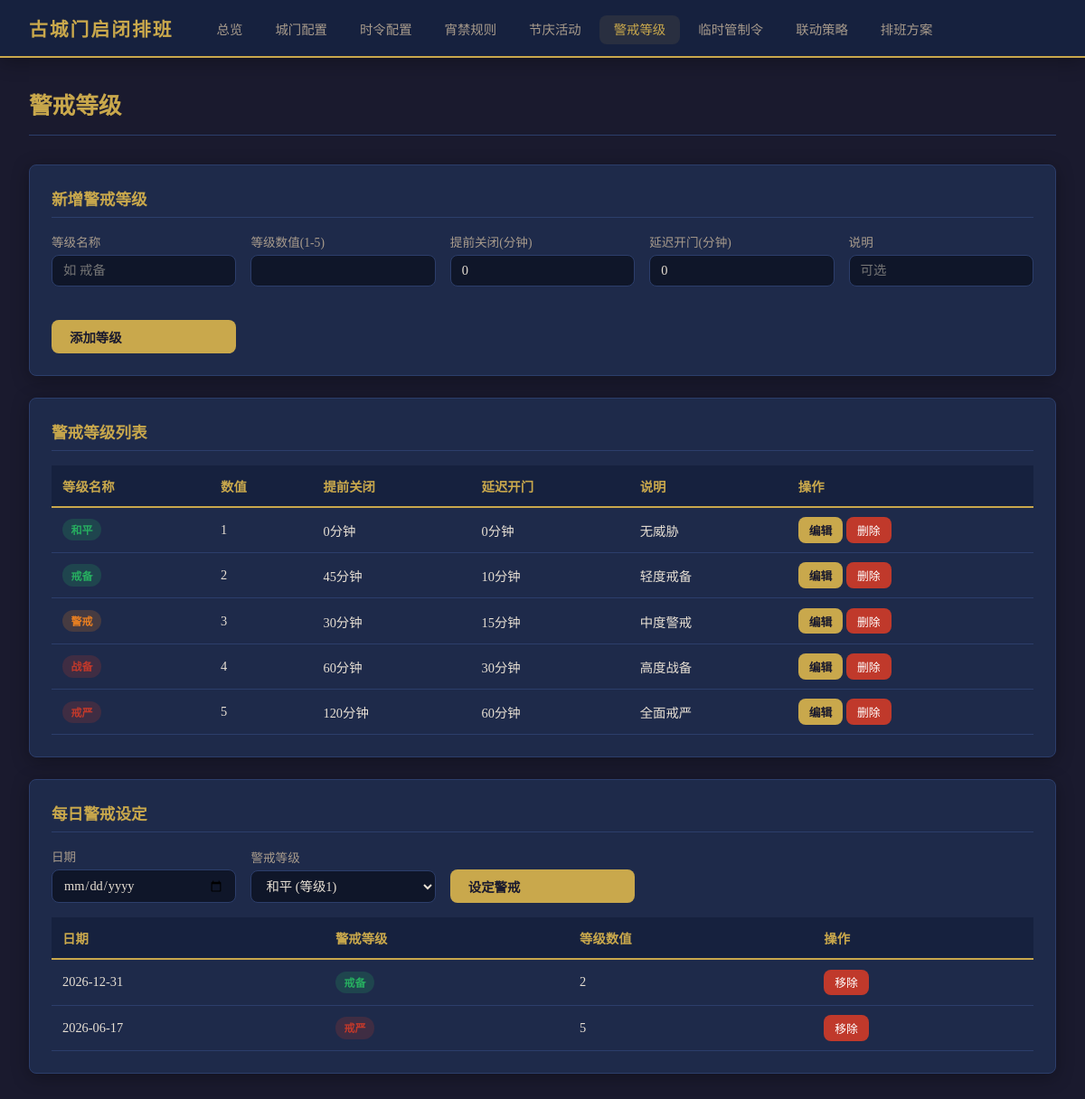
Screenshot of /alerts with the database file from the repository.
### tables this page shows
CREATE TABLE alert_levels (
            id INTEGER PRIMARY KEY AUTOINCREMENT,
            level_name TEXT UNIQUE NOT NULL,
            level_value INTEGER UNIQUE NOT NULL CHECK(level_value BETWEEN 1 AND 5),
            close_advance_minutes INTEGER NOT NULL DEFAULT 0,
            open_delay_minutes INTEGER NOT NULL DEFAULT 0,
            description TEXT DEFAULT ''
        );

CREATE TABLE daily_alerts (
            id INTEGER PRIMARY KEY AUTOINCREMENT,
            alert_date TEXT NOT NULL,
            alert_level_id INTEGER NOT NULL,
            FOREIGN KEY (alert_level_id) REFERENCES alert_levels(id) ON DELETE CASCADE,
            UNIQUE(alert_date)
        );

### main.py (the view)
@app.get("/alerts", response_class=HTMLResponse)
async def alerts_page(request: Request, error: str = None):
    conn = get_db()
    levels = conn.execute("SELECT * FROM alert_levels ORDER BY level_value").fetchall()
    daily_alerts = conn.execute(
        "SELECT da.*, al.level_name, al.level_value FROM daily_alerts da JOIN alert_levels al ON da.alert_level_id = al.id ORDER BY da.alert_date DESC"
    ).fetchall()
    conn.close()
    return templates.TemplateResponse("alerts.html", {
        "request": request,
        "levels": levels,
        "daily_alerts": daily_alerts,
        "active_page": "alerts",
        "error_msg": error,
    })

### templates/alerts.html (shortened to what this page needs)
{% extends "base.html" %}
{% block content %}
<div class="page-header">
    <h1>警戒等级</h1>
</div>
<div class="card">
    <h2>新增警戒等级</h2>
    <form action="/alerts/level/add" method="post" class="form-grid">
        <div class="form-group">
            <label>等级名称</label>
            <input type="text" name="level_name" required placeholder="如 戒备">
        </div>
        <div class="form-group">
            <label>等级数值(1-5)</label>
            <input type="number" name="level_value" min="1" max="5" required>
        </div>
        <div class="form-group">
            <label>提前关闭(分钟)</label>
            <input type="number" name="close_advance_minutes" min="0" value="0">
        </div>
        <div class="form-group">
            <label>延迟开门(分钟)</label>
            <input type="number" name="open_delay_minutes" min="0" value="0">
        </div>
        <div class="form-group">
            <label>说明</label>
            <input type="text" name="description" placeholder="可选">
        </div>
        <div class="form-group">
            <label>&nbsp;</label>
            <button type="submit" class="btn btn-primary">添加等级</button>
        </div>
    </form>
</div>
<div class="card">
    <h2>警戒等级列表</h2>
    <div class="table-responsive">
        <table>
            <thead>
                <tr>
                    <th>等级名称</th>
                    <th>数值</th>
                    <th>提前关闭</th>
                    <th>延迟开门</th>
                    <th>说明</th>
                    <th>操作</th>
                </tr>
            </thead>
            <tbody>
                {% for l in levels %}
                <tr>
                    <td><span class="badge {% if l.level_value >= 4 %}badge-red{% elif l.level_value >= 3 %}badge-orange{% else %}badge-green{% endif %}">{{ l.level_name }}</span></td>
                    <td>{{ l.level_value }}</td>
                    <td>{{ l.close_advance_minutes }}分钟</td>
                    <td>{{ l.open_delay_minutes }}分钟</td>
                    <td>{{ l.description or '-' }}</td>
                    <td>
                        <button type="button" class="btn btn-primary btn-sm" onclick="openEditModal({{ l.id }}, '{{ l.level_name }}', {{ l.level_value }}, {{ l.close_advance_minutes }}, {{ l.open_delay_minutes }}, '{{ l.description or '' }}')">编辑</button>
                        <form action="/alerts/level/delete/{{ l.id }}" method="post" style="display:inline;"
                              onsubmit="return confirm('确定删除等级 {{ l.level_name }}？')">
                            <button type="submit" class="btn btn-danger btn-sm">删除</button>
                        </form>
                    </td>
                </tr>
                {% endfor %}
            </tbody>
        </table>
    </div>
</div>
<div class="card">
    <h2>每日警戒设定</h2>
    <form action="/alerts/daily/add" method="post" class="form-grid">
        <div class="form-group">
            <label>日期</label>
            <input type="date" name="alert_date" required>
        </div>
        <div class="form-group">
            <label>警戒等级</label>
            <select name="alert_level_id" required>
                {% for l in levels %}
                <option value="{{ l.id }}">{{ l.level_name }} (等级{{ l.level_value }})</option>
                {% endfor %}
            </select>
        </div>
        <div class="form-group">
            <label>&nbsp;</label>
            <button type="submit" class="btn btn-primary">设定警戒</button>
        </div>
    </form>
    <div class="table-responsive" style="margin-top:1rem;">
        <table>
            <thead>
                <tr>
                    <th>日期</th>
                    <th>警戒等级</th>
                    <th>等级数值</th>
                    <th>操作</th>
                </tr>
            </thead>
            <tbody>
                {% for d in daily_alerts %}
                <tr>
                    <td>{{ d.alert_date }}</td>
                    <td><span class="badge {% if d.level_value >= 4 %}badge-red{% elif d.level_value >= 3 %}badge-orange{% else %}badge-green{% endif %}">{{ d.level_name }}</span></td>
                    <td>{{ d.level_value }}</td>
                    <td>
                        <form action="/alerts/daily/delete/{{ d.id }}" method="post" style="display:inline;"
                              onsubmit="return confirm('确定移除该日警戒设定？')">
                            <button type="submit" class="btn btn-danger btn-sm">移除</button>
                        </form>
                    </td>
                </tr>
                {% endfor %}
            </tbody>
        </table>
    </div>
</div>
{% endblock %}

### static/css/style.css (style rules this page uses)
:root { --bg-primary: #1a1a2e; --bg-secondary: #16213e; --bg-card: #1e2a4a; --bg-input: #0f1629; --text-primary: #e8e0d4; --text-secondary: #a89b8c; --accent-gold: #c9a84c; --accent-red: #c0392b; --accent-green: #27ae60; --accent-blue: #2980b9; --accent-orange: #e67e22; --accent-purple: #8e44ad; --border-color: #2c3e6b; --shadow: 0 4px 20px rgba(0,0,0,0.3); --radius: 8px; }
* { margin: 0; padding: 0; box-sizing: border-box; }
body { font-family: "Noto Serif SC", "Songti SC", "SimSun", serif; background: var(--bg-primary); color: var(--text-primary); min-height: 100vh; }
.page-header { display: flex; justify-content: space-between; align-items: center; margin-bottom: 2rem; padding-bottom: 1rem; border-bottom: 1px solid var(--border-color); }
.page-header h1 { font-size: 1.6rem; color: var(--accent-gold); font-weight: 600; }
.card { background: var(--bg-card); border: 1px solid var(--border-color); border-radius: var(--radius); padding: 1.5rem; margin-bottom: 1.5rem; box-shadow: var(--shadow); }
.card h2 { font-size: 1.1rem; color: var(--accent-gold); margin-bottom: 1rem; padding-bottom: 0.5rem; border-bottom: 1px solid var(--border-color); }
.form-grid { display: grid; grid-template-columns: repeat(auto-fill, minmax(200px, 1fr)); gap: 1rem; align-items: end; }
.form-group { display: flex; flex-direction: column; gap: 0.3rem; }
.form-group label { font-size: 0.85rem; color: var(--text-secondary); }
.form-group input, .form-group select, .form-group textarea { background: var(--bg-input); border: 1px solid var(--border-color); color: var(--text-primary); padding: 0.5rem 0.75rem; border-radius: var(--radius); font-size: 0.9rem; font-family: inherit; }
.btn { padding: 0.5rem 1.25rem; border: none; border-radius: var(--radius); cursor: pointer; font-size: 0.9rem; font-family: inherit; transition: all 0.2s; text-decoration: none; display: inline-flex; align-items: center; gap: 0.4rem; }
.btn-primary { background: var(--accent-gold); color: var(--bg-primary); font-weight: 600; }
.btn-danger { background: var(--accent-red); color: white; font-size: 0.8rem; padding: 0.3rem 0.75rem; }
.btn-sm { font-size: 0.8rem; padding: 0.3rem 0.75rem; }
table { width: 100%; border-collapse: collapse; font-size: 0.9rem; }
th { background: var(--bg-secondary); color: var(--accent-gold); padding: 0.75rem; text-align: left; font-weight: 600; border-bottom: 2px solid var(--accent-gold); white-space: nowrap; }
td { padding: 0.65rem 0.75rem; border-bottom: 1px solid var(--border-color); }
.badge { display: inline-block; padding: 0.2rem 0.6rem; border-radius: 12px; font-size: 0.75rem; font-weight: 600; }
.badge-red { background: rgba(192,57,43,0.2); color: var(--accent-red); }
.badge-green { background: rgba(39,174,96,0.2); color: var(--accent-green); }
.badge-orange { background: rgba(230,126,34,0.2); color: var(--accent-orange); }
.table-responsive { overflow-x: auto; }

### rows the page displays
alert_levels: level_name "和平", level_value "1", close_advance_minutes "0", open_delay_minutes "0", description "无威胁"
alert_levels: level_name "戒备", level_value "2", close_advance_minutes "45", open_delay_minutes "10", description "轻度戒备"
alert_levels: level_name "警戒", level_value "3", close_advance_minutes "30", open_delay_minutes "15", description "中度警戒"
alert_levels: level_name "战备", level_value "4", close_advance_minutes "60", open_delay_minutes "30", description "高度战备"
alert_levels: level_name "戒严", level_value "5", close_advance_minutes "120", open_delay_minutes "60", description "全面戒严"
daily_alerts: alert_date "2026-12-31", level_name "戒备", level_value "2"
daily_alerts: alert_date "2026-06-17", level_name "戒严", level_value "5"

### other values shown
form field alert_level_id "和平 (等级1)"
